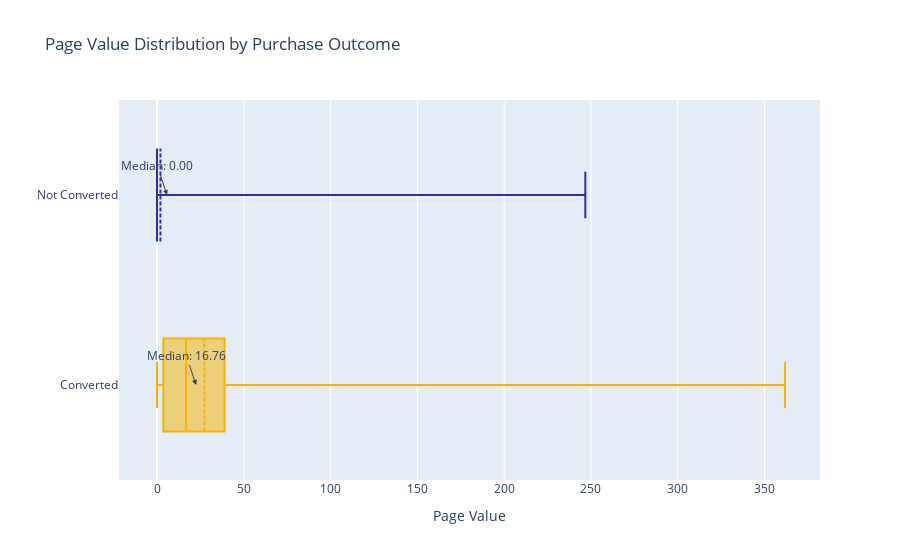

The cell this chart's notebook holds for it:
### Markdown cell above
### 2. Page Values vs Revenue

### Code cell
# Horizontal boxplot
fig = px.box(
    df,
    y="Revenue_Label",          # categorical on Y
    x="page_value",             # numeric on X
    color="Revenue_Label",
    title="Page Value Distribution by Purchase Outcome",
    color_discrete_map={
        "Not Converted": "#2E3192",   #  Blue
        "Converted": "#F4B400"        #  Gold
    },
    labels={
        "Revenue_Label": "  ",
        "page_value": "Page Value"
    },
    points=False
)

# Show mean marker
fig.update_traces(boxmean=True)

# Calculate medians
medians = df.groupby("Revenue_Label")["page_value"].median()

# Add median annotations (swap x and y!)
for group in medians.index:
    fig.add_annotation(
        y=group,
        x=medians[group],
        text=f"Median: {medians[group]:.2f}",
        showarrow=True,
        arrowhead=2,
        xshift=10
    )

fig.update_layout(showlegend=False)

fig.show()

### Figure 1 — Plotly figure (JSON) as saved in the notebook; plotly's stock layout.template omitted (floating-point values rounded to 4 significant figures; data arrays with more than 128 entries replaced by an {"elided": "..."} marker saying what was removed)
{"data": [{"alignmentgroup": "True", "boxmean": true, "boxpoints": false, "hovertemplate": "  =%{y}<br>Page Value=%{x}<extra></extra>", "legendgroup": "Not Converted", "marker": {"color": "#2E3192"}, "name": "Not Converted", "notched": false, "offsetgroup": "Not Converted", "orientation": "h", "showlegend": true, "type": "box", "x": {"elided": "10422 float values"}, "x0": " ", "xaxis": "x", "y": {"elided": "10422 str values"}, "y0": " ", "yaxis": "y"}, {"alignmentgroup": "True", "boxmean": true, "boxpoints": false, "hovertemplate": "  =%{y}<br>Page Value=%{x}<extra></extra>", "legendgroup": "Converted", "marker": {"color": "#F4B400"}, "name": "Converted", "notched": false, "offsetgroup": "Converted", "orientation": "h", "showlegend": true, "type": "box", "x": {"elided": "1908 float values"}, "x0": " ", "xaxis": "x", "y": {"elided": "1908 str values"}, "y0": " ", "yaxis": "y"}], "layout": {"annotations": [{"arrowhead": 2, "showarrow": true, "text": "Median: 16.76", "x": 16.76, "xshift": 10, "y": "Converted"}, {"arrowhead": 2, "showarrow": true, "text": "Median: 0.00", "x": 0, "xshift": 10, "y": "Not Converted"}], "boxmode": "overlay", "legend": {"title": {"text": "  "}, "tracegroupgap": 0}, "showlegend": false, "title": {"text": "Page Value Distribution by Purchase Outcome"}, "xaxis": {"anchor": "y", "domain": [0, 1], "title": {"text": "Page Value"}}, "yaxis": {"anchor": "x", "categoryarray": ["Converted", "Not Converted"], "categoryorder": "array", "domain": [0, 1], "title": {"text": "  "}}}}
